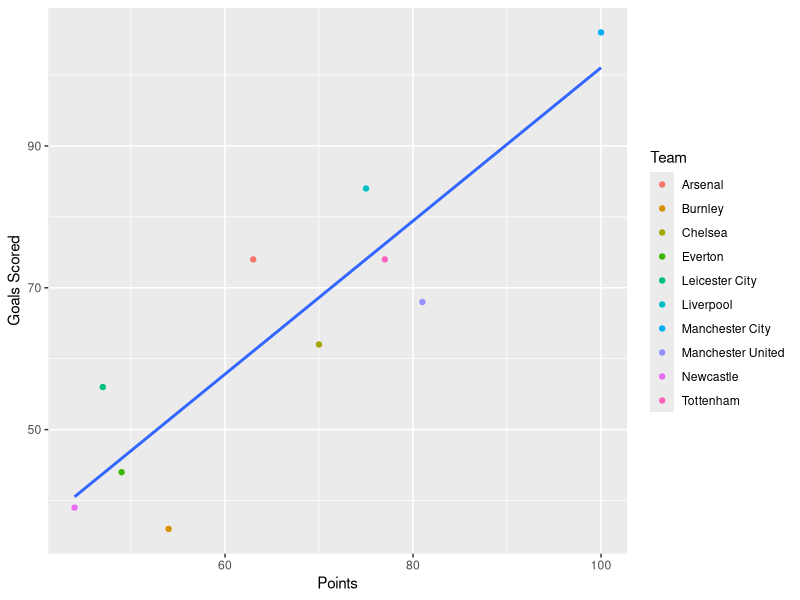

Recreate this plot in R. (Note: this script raises an error after producing the figure.)
## ---- chunk 1
# Add needed libraries, import all needed data, and show glimspses of all data here
library(tidyverse)
library(readxl)
EPL_18<-read_excel("2018 Top 10.xlsx")
EPL_18$GD <- c(EPL_18$Goals-EPL_18$GC)
EPL_19<-read_excel("2019 Top 10.xlsx")

EPL_20<-read_excel("2020 Top 10.xlsx")
EPL_20$GD <- c(EPL_20$Goals-EPL_20$GC)

Home_Away <- read_excel("Home_Away.xlsx")

head(EPL_18)
head(EPL_19)
head(EPL_20)

glimpse(EPL_18, width = 3)
glimpse(EPL_19, width = 3)
glimpse(EPL_20, width = 3)
## ---- chunk 2
# Add these sections as needed, giving them unique names
ggplot(data=EPL_18, aes(x=PTS, y= Goals))+
  geom_point(mapping=aes(color= Team),stat = "identity") + 
  xlab("Points") +
  ylab("Goals Scored")+
  geom_smooth(method = "lm", se = FALSE) 

## ---- chunk 3
# Add these sections as needed, giving them unique names
ggplot(data=EPL_19, aes(x=total_points, y= attack_scored))+
  geom_point(mapping= aes(color= Team), stat = "identity") + 
  xlab("Points") +
  ylab("Goals Scored")+
  geom_smooth(method = "lm", se = FALSE)

## ---- chunk 4
# Add these sections as needed, giving them unique names
ggplot(data=EPL_20, aes(x=PTS, y= Goals))+
  geom_point(mapping= aes(color= team), stat = "identity") + 
  xlab("Points") +
  ylab("Goals Scored")+
  geom_smooth(method = "lm", se = FALSE)

## ---- chunk 5
# Add these sections as needed, giving them unique names
#The order goes as follow Liverpool (1), Man City (2), Leicester City (3), Chelsea (4), Man U(5), Wolves (6), Sheffield (7), Tottenham (8), Arsenal (9), Burnley (10).
#Home Score Average number of goals scored in home matches
Home_Scored <- c(2.67, 2.54, 2.00, 1.47,1.93, 1.40, 1.13,1.93,1.73, 1.33)
#Home Conceded Average number of goals conceded in home matches
Home_Conceded <- c(0.80, 0.92, 1.00, 1.00, 0.80,1.13, 0.87,1.07, 1.33, 1.27)
#Away Score Average number of goals scored in away matches
Away_Scored <- c(1.86,2.33, 2.00,2.07,1.07, 1.43,1.00, 1.33, 1.08, 1.00)
#Away Conceded Average number of goals conceded in away matches
Away_Conceded <- c(0.64, 1.27, 0.93,1.71,1.29, 1.21, 0.92,1.67,1.23, 1.50)

League_Home_Scored <- mean(Home_Scored)
League_Away_Scored <- mean(Away_Scored)

League_Home_Conceded <- mean(Home_Conceded)
League_Away_Conceded <- mean(Away_Conceded)

Home_Attack_Strength <- c(Home_Scored/League_Home_Scored)
Home_Defense_Strength <- c(Home_Conceded/League_Home_Conceded)

Away_Attack_Strength <- c(Away_Scored/League_Away_Scored)
Away_Defense_Strength <- c(Away_Conceded/League_Away_Conceded)
  
Overall_Goals_Home <- (League_Home_Scored+League_Away_Conceded)/2
Overall_Goals_Away <- (League_Away_Scored+League_Home_Conceded)/2

Calculate_lambda <- function(Home, Away){
  LambdaH <- Home_Attack_Strength[Home] * Away_Defense_Strength[Away] * Overall_Goals_Home
  LambdaA <- Home_Attack_Strength[Away] * Away_Defense_Strength[Home]* Overall_Goals_Home
Lambdas <- c(LambdaH, LambdaA)
return(Lambdas)
}

Calculate_lambda
Calculate_lambda(1,2)

Predict_Game <- function(Home, Away){
  probH <- 0
  probA <- 0
  probT <- 0
  for (x in (0:10))
    for (y in (0:10))
      Lambdas <- Calculate_lambda(Home, Away)
      Lambda1 <- Lambdas[1]
      Lambda2 <- Lambdas[2]
      P <- dpois(x, Lambda1) * dpois(y, Lambda2)
      print(PA <- c(28, 94, 37, 83, 15))
      if (x==y){probT = probT + P}
      else if (x > y){probH = probH + P}
      else {probA = probA + P}
  scoreH<- 3 * probH + probT
  scoreA <- 3 * probA + probT  
  return( c(scoreH, scoreA))
}

Predict_Game
Home <- Home_Away$Home
Away <- Home_Away$Away

Score <- Predict_Game(Home[1], Away[1]) 
print(Score)
